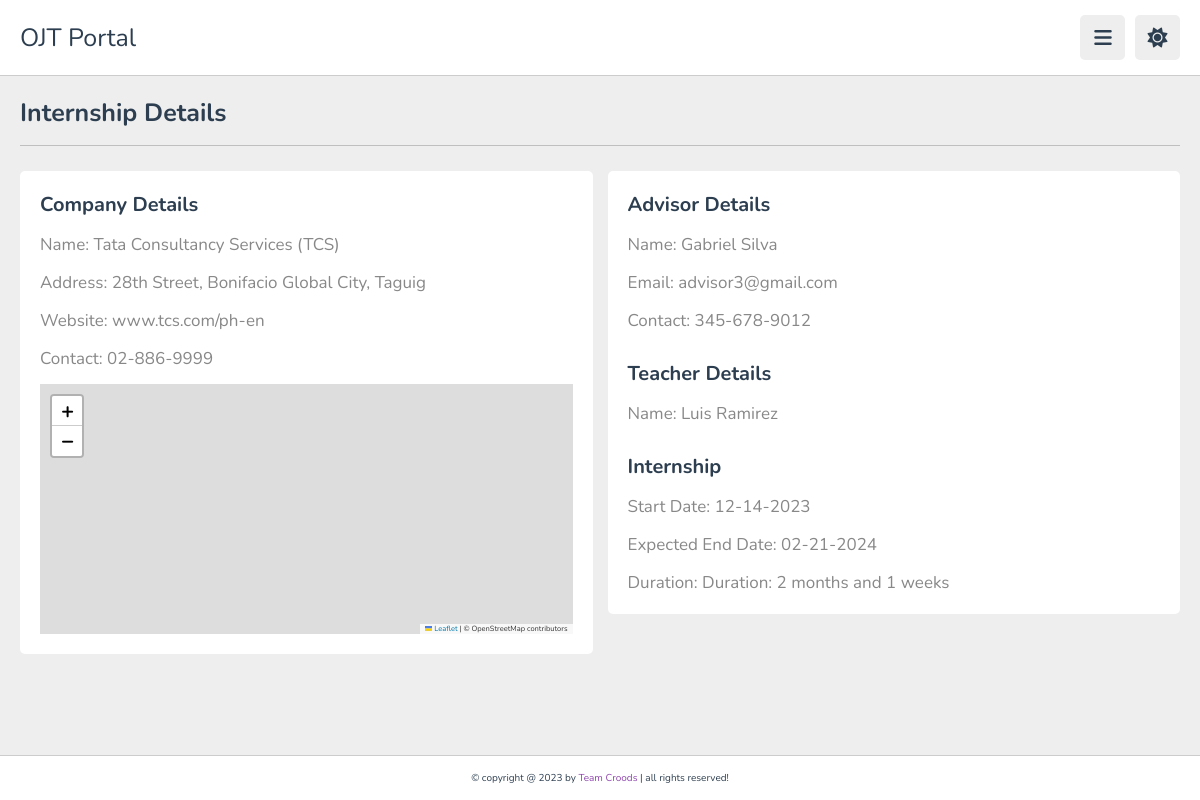
Screenshot of /student/internship-details.php (signed in) with the database file from the repository.
### tables this page shows
CREATE TABLE IF NOT EXISTS `company` (
  `companyID` int NOT NULL AUTO_INCREMENT,
  `companyName` varchar(255) NOT NULL,
  `companyAddress` varchar(255) NOT NULL,
  `website` varchar(50) NOT NULL,
  `contact` varchar(50) NOT NULL,
  PRIMARY KEY (`companyID`)
);

CREATE TABLE IF NOT EXISTS `advisor` (
  `advisorId` int NOT NULL AUTO_INCREMENT,
  `firstName` varchar(50) NOT NULL,
  `lastName` varchar(50) NOT NULL,
  `email` varchar(50) NOT NULL,
  `contact` varchar(15) NOT NULL,
  PRIMARY KEY (`advisorId`)
);

CREATE TABLE IF NOT EXISTS `teacher` (
  `teacherId` int NOT NULL,
  `userId` int NOT NULL,
  `firstName` varchar(255) NOT NULL,
  `lastName` varchar(255) NOT NULL,
  PRIMARY KEY (`teacherId`),
  KEY `userId_advisor` (`userId`)
);

CREATE TABLE IF NOT EXISTS `internship` (
  `internshipId` int NOT NULL AUTO_INCREMENT,
  `studentId` int NOT NULL,
  `companyId` int NOT NULL,
  `teacherId` int NOT NULL,
  `advisorId` int NOT NULL,
  `dateStarted` date NOT NULL,
  `dateEnded` date NOT NULL,
  PRIMARY KEY (`internshipId`),
  KEY `internship_companyId` (`companyId`),
  KEY `internship_advisorId` (`advisorId`),
  KEY `internship_teacherId` (`teacherId`),
  KEY `studentId` (`studentId`)
);

### student/internship-details.php (the view, shortened to what this page needs)
<?php
   require "../database/database.php";
   $userId = $_SESSION['userID'];
   $companyNameQuery = $db->prepare("SELECT c.companyName
      FROM internship AS i
      JOIN company AS c ON i.companyId = c.companyID
      JOIN student AS s ON i.studentId = s.studentId
      WHERE s.userId = ?
   ");
   $companyNameQuery->bind_param("i", $userId);
   $companyNameQuery->execute();
   $companyNameResult = $companyNameQuery->get_result();
   if ($companyNameResult->num_rows > 0) {
      $companyNameRow = $companyNameResult->fetch_assoc();
      $companyName = $companyNameRow['companyName'];
   } else {
      $companyName = "No data found";
   }
   $companyAddressQuery = $db->prepare("SELECT c.companyAddress
      FROM internship AS i
      JOIN company AS c ON i.companyId = c.companyID
      JOIN student AS s ON i.studentId = s.studentId
      WHERE s.userId = ?
   ");
   $companyAddressQuery->bind_param("i", $userId);
   $companyAddressQuery->execute();
   $companyAddressResult = $companyAddressQuery->get_result();
   if ($companyAddressResult->num_rows > 0) {
      $companyAddressRow = $companyAddressResult->fetch_assoc();
      $companyAddress = $companyAddressRow['companyAddress'];
   } else {
      $companyAddress = "No data found";
   }
   $companyWebsiteQuery = $db->prepare("SELECT c.website
      FROM internship AS i
      JOIN company AS c ON i.companyId = c.companyID
      JOIN student AS s ON i.studentId = s.studentId
      WHERE s.userId = ?
   ");
   $companyWebsiteQuery->bind_param("i", $userId);
   $companyWebsiteQuery->execute();
   $companyWebsiteResult = $companyWebsiteQuery->get_result();
   if ($companyWebsiteResult->num_rows > 0) {
      $companyWebsiteRow = $companyWebsiteResult->fetch_assoc();
      $companyWebsite = $companyWebsiteRow['website'];
   } else {
      $companyWebsite = "No data found";
   }
   $companyContactQuery = $db->prepare("SELECT c.contact
      FROM internship AS i
      JOIN company AS c ON i.companyId = c.companyID
      JOIN student AS s ON i.studentId = s.studentId
      WHERE s.userId = ?
   ");
   $companyContactQuery->bind_param("i", $userId);
   $companyContactQuery->execute();
   $companyContactResult = $companyContactQuery->get_result();
   if ($companyContactResult->num_rows > 0) {
      $companyContactRow = $companyContactResult->fetch_assoc();
      $companyContact = $companyContactRow['contact'];
   } else {
      $companyContact = "No data found";
   }
   $advisorNameQuery = $db->prepare("SELECT adv.firstName, adv.lastName
   FROM internship AS i
   JOIN advisor AS adv ON i.advisorId = adv.advisorId
   JOIN student AS s ON i.studentId = s.studentId
   WHERE s.userId = ?
   ");
   $advisorNameQuery->bind_param("i", $userId);
   $advisorNameQuery->execute();
   $advisorNameResult = $advisorNameQuery->get_result();
   if ($advisorNameResult->num_rows > 0) {
      $advisorNameRow = $advisorNameResult->fetch_assoc();
      $advisorName = $advisorNameRow['firstName'] . ' ' . $advisorNameRow['lastName'];
   } else {
      $advisorName = "No advisor found";
   }
   $advisorEmailQuery = $db->prepare("SELECT adv.email
   FROM internship AS i
   JOIN advisor AS adv ON i.advisorId = adv.advisorId
   JOIN student AS s ON i.studentId = s.studentId
   WHERE s.userId = ?
   ");
   $advisorEmailQuery->bind_param("i", $userId);
   $advisorEmailQuery->execute();
   $advisorEmailResult = $advisorEmailQuery->get_result();
   if ($advisorEmailResult->num_rows > 0) {
      $advisorEmailRow = $advisorEmailResult->fetch_assoc();
      $advisorEmail = $advisorEmailRow['email'];
   } else {
      $advisorEmail = "No email found";
   }
   $advisorContactQuery = $db->prepare("SELECT adv.contact
   FROM internship AS i
   JOIN advisor AS adv ON i.advisorId = adv.advisorId
   JOIN student AS s ON i.studentId = s.studentId
   WHERE s.userId = ?
   ");
   $advisorContactQuery->bind_param("i", $userId);
   $advisorContactQuery->execute();
   $advisorContactResult = $advisorContactQuery->get_result();
   if ($advisorContactResult->num_rows > 0) {
      $advisorContactRow = $advisorContactResult->fetch_assoc();
      $advisorContact = $advisorContactRow['contact'];
   } else {
      $advisorContact = "No contact found";
   }
   $dateStartedQuery = $db->prepare("SELECT i.dateStarted
   FROM internship AS i
   JOIN student AS s ON i.studentId = s.studentId
   WHERE s.userId = ?
   ");
   $dateStartedQuery->bind_param("i", $userId);
   $dateStartedQuery->execute();
   $dateStartedResult = $dateStartedQuery->get_result();
   if ($dateStartedResult->num_rows > 0) {
   $dateStartedRow = $dateStartedResult->fetch_assoc();
   $dateStarted = $dateStartedRow['dateStarted'];
   } else {
   $dateStarted = "No start date found";
   }
   $dateEndedQuery = $db->prepare("SELECT i.dateEnded
   FROM internship AS i
   JOIN student AS s ON i.studentId = s.studentId
   WHERE s.userId = ?
   ");
   $dateEndedQuery->bind_param("i", $userId);
   $dateEndedQuery->execute();
   $dateEndedResult = $dateEndedQuery->get_result();
   if ($dateEndedResult->num_rows > 0) {
   $dateEndedRow = $dateEndedResult->fetch_assoc();
   $dateEnded = $dateEndedRow['dateEnded'];
   } else {
   $dateEnded = "No end date found";
   }
   if ($dateStarted != "No start date found") {
      $dateStarted = new DateTime($dateStarted);
   }
   if ($dateEnded != "No end date found") {
      $dateEnded = new DateTime($dateEnded);
   }
   if ($dateStarted != "No start date found" and $dateEnded != "No end date found") {
      $interval = $dateStarted->diff($dateEnded);
      $months = $interval->m + 12 * $interval->y;
      $weeks = floor($interval->d / 7);
   } else {
      $interval = "?";
      $months = "?";
      $weeks = "?";
   }
   $teacherNameQuery = $db->prepare("
    SELECT t.firstName, t.lastName
    FROM internship AS i
    JOIN student AS s ON i.studentId = s.studentId
    JOIN teacher AS t ON i.teacherId = t.teacherId
    WHERE s.userId = ?
   ");
   $teacherNameQuery->bind_param("i", $userId);
   $teacherNameQuery->execute();
   $teacherNameResult = $teacherNameQuery->get_result();
   if ($teacherNameResult->num_rows > 0) {
      $teacherNameRow = $teacherNameResult->fetch_assoc();
      $teacherName = $teacherNameRow['firstName'] . ' ' . $teacherNameRow['lastName'];
   } else {
      $teacherName = "No teacher found";
   }
?>
<!DOCTYPE html>
<html lang="en">
<head>
   <link rel="stylesheet" href="https://cdnjs.cloudflare.com/ajax/libs/font-awesome/6.1.2/css/all.min.css">
   <link rel="stylesheet" href="../public/css/style.css">
   <link rel="stylesheet" href="https://unpkg.com/leaflet@1.9.4/dist/leaflet.css"
/>
</head>
<body>
<header class="header">
   <section class="flex">
      <a href="index.php" class="logo">OJT Portal</a>
      <div class="icons">
         <div id="menu-btn" class="fas fa-bars"></div>
         <div id="toggle-btn" class="fas fa-sun"></div>
      </div>
   </section>
</header>
<section class="home-grid">
   <h1 class="heading">Internship Details</h1>
   <div class="box-container">
      <div class="rectangle">
         <h3 class="title">Company Details</h3>
         <p class="requirements">Name: <span><?php echo $companyName ?></span></p>
         <p class="requirements">Address: <span><?php echo $companyAddress ?></span></p>
         <p class="requirements">Website: <span><?php echo $companyWebsite ?></span></p>
         <p class="requirements">Contact: <span><?php echo $companyContact ?></span></p>
         <br>
         <div id="map">
         </div>
      </div>
      <div class="rectangle">
         <h3 class="title">Advisor Details</h3>
         <p class="requirements">Name: <span><?php echo $advisorName ?></span></p>
         <p class="requirements">Email: <span><?php echo $advisorEmail ?></span></p>
         <p class="requirements">Contact: <span><?php echo $advisorContact ?></span></p>
         <br>
         <br>
         <h3 class="title">Teacher Details</h3>
         <p class="requirements">Name: <span><?php echo $teacherName ?></span></p>
         <br>
         <br>
         <h3 class="title">Internship</h3>
         <p class="requirements">Start Date: <span>
            <?php
            if ($dateStarted != "No start date found") {
            echo $dateStarted->format('m-d-Y');
            } else {
               echo $dateStarted;
            }
            ?></span></p>
         <p class="requirements">Expected End Date: <span>
            <?php
            if ($dateEnded != "No end date found") {
            echo $dateEnded->format('m-d-Y');
            } else {
               echo $dateEnded;
            } ?></span></p>
         <p class="requirements">Duration: <span><?php echo "Duration: " . $months . " months and " . $weeks . " weeks"; ?></span></p>
      </div>
</section>
<footer class="footer">
   &copy; copyright @ 2023 by <span>Team Croods</span> | all rights reserved!
</footer>
</body>
</html>

### public/css/style.css (style rules this page uses)
:root { --main-color:#8e44ad; --red:#e74c3c; --orange:#f39c12; --light-color:#888; --light-bg:#eee; --black:#2c3e50; --white:#fff; --border:.1rem solid rgba(0,0,0,.2); }
* { font-family: 'Nunito', sans-serif; margin:0; padding:0; box-sizing: border-box; outline: none; border:none; text-decoration: none; }
html { font-size: 62.5%; overflow-x: hidden; }
body { background-color: var(--light-bg); padding-left: 30rem; }
section { padding:2rem; margin: 0 auto; max-width: 1200px; }
.heading { font-size: 2.5rem; color:var(--black); margin-bottom: 2.5rem; border-bottom: var(--border); padding-bottom: 1.5rem; text-transform: capitalize; }
.header { position: sticky; top:0; left:0; right: 0; background-color: var(--white); z-index: 1000; border-bottom: var(--border); }
.header .flex { display: flex; align-items: center; justify-content: space-between; position: relative; padding: 1.5rem 2rem; }
.header .flex .logo { font-size: 2.5rem; color: var(--black); }
.header .flex .icons div { font-size: 2rem; color:var(--black); background-color: var(--light-bg); border-radius: .5rem; height: 4.5rem; width: 4.5rem; line-height: 4.5rem; cursor: pointer; text-align: center; margin-left: .7rem; }
.home-grid .box-container { display: grid; grid-template-columns: repeat(auto-fit, minmax(30rem, 1fr)); gap: 1.5rem; justify-content: center; align-items: flex-start; }
.home-grid .box-container .rectangle { background-color: var(--white); border-radius: .5rem; padding: 2rem; width: 60rem; height: 46; max-width: 100%; }
.home-grid .box-container .rectangle .title { font-size: 2rem; color: var(--black); text-transform: capitalize; }
.home-grid .box-container .requirements { color:var(--light-color); font-size: 1.7rem; margin-top: 1.5rem; }
a { text-decoration: none; color: var(--orange); }
#map { height: 250px; }
.footer { background-color: var(--white); border-top: var(--border); position: fixed; bottom: 0; left: 0; right: 0; text-align: center; font-size: 1rem; padding:1.5rem 1rem; color:var(--black); margin-top: 1rem; z-index: 1000; }
.footer span { color:var(--main-color); }
section.reports, section.home-grid { min-height: 650px; height: 700px; }
@media (max-width:1200px) { body { padding-left: 0; } }

### rows the page displays
company: companyName "Tata Consultancy Services (TCS)", companyAddress "28th Street, Bonifacio Global City, Taguig", website "www.tcs.com/ph-en", contact "02-886-9999"
advisor: advisorName "Gabriel Silva", email "advisor3@gmail.com", contact "345-678-9012"
teacher: teacherName "Luis Ramirez"
internship: dateStarted "12-14-2023", dateEnded "02-21-2024", months "2", weeks "1"
